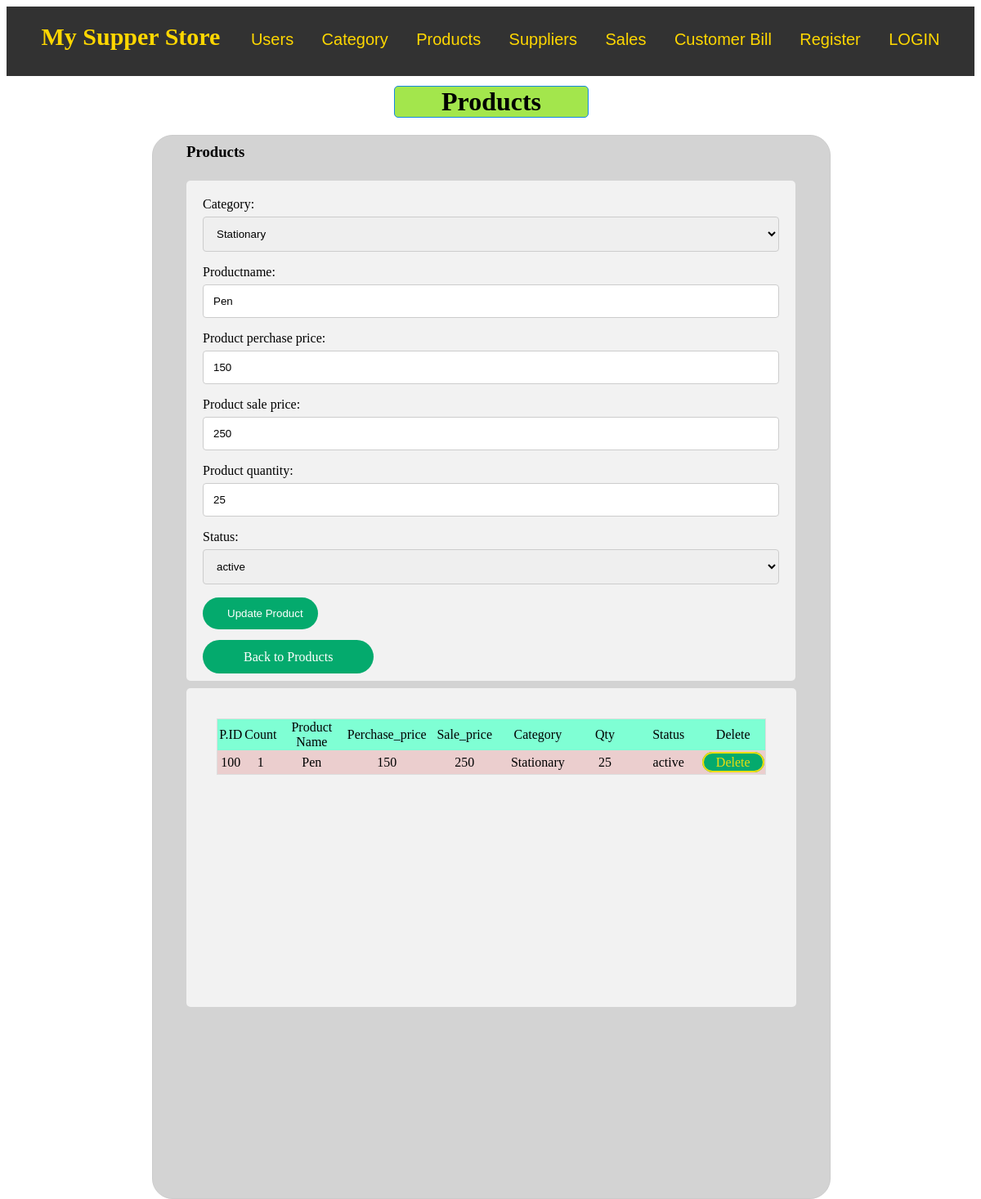
/products/100, run on the app's committed database.
### members/models.py (models this page shows, shortened)
class Products(models.Model):
    category=models.CharField(max_length=255)
    productname=models.CharField(max_length=255)
    product_perchase_price=models.CharField(max_length=255)
    product_sale_price=models.CharField(max_length=255)
    product_quantity=models.CharField(max_length=255)
    product_status=models.CharField(max_length=255)
    is_deleted = models.BooleanField(default=False)
    product_slug=AutoSlugField(populate_from="productname",unique=True,null=True,default=None)

class Category(models.Model):
    category_name=models.CharField(max_length=255)
    is_deleted = models.BooleanField(default=False)

### members/views.py (the view)
# urls.py: path("products/<int:id>",views.show,name="show"),
def show(request,id):
    error1=False
    error=False
    msg=False
    try:
        if request.method == 'POST':
          form =Products_form(request.POST) # Return form to html and also input data to form.
          category_name=str(request.POST.get('category_name')).capitalize()
          productname=str(request.POST.get('productname')).capitalize()
          product_perchase_price=str(request.POST.get('product_perchase_price')).capitalize()
          product_sale_price=str(request.POST.get('product_sale_price')).capitalize()
          product_quantity=(request.POST.get('product_quantity'))
          product_status=(request.POST.get('status'))
          rows_affected = Products.objects.select_for_update().filter(id=id, is_deleted=False).update(productname=productname,product_perchase_price= product_perchase_price,product_sale_price=product_sale_price,category=category_name,product_quantity=product_quantity,product_status=product_status)
          if rows_affected == 0:
             error=True
          else:
             msg=True
          data = {'error':error,'msg':msg}
          return redirect('products', data)
        else:
            form = Products_form()
    except:
            pass
    mycategory = Category.objects.filter(is_deleted=False).values()
    mydata = Products.objects.filter(id=id, is_deleted=False).values()
    for x in mydata:
      value1=x['category']
      value2=x['productname']
      value3=x['product_perchase_price']
      value4=x['product_sale_price']
      value5=x['product_quantity']
      value6=x['product_status']
    form.fields['productname'].widget.attrs['value'] = value2
    form.fields['product_perchase_price'].widget.attrs['value'] = value3
    form.fields['product_sale_price'].widget.attrs['value'] = value4
    form.fields['product_quantity'].widget.attrs['value'] = value5
    data={'form':form ,'myproducts':mydata,'error':error,'msg':msg,'error1':error1,'mycategory':mycategory,'value1':value1,'value6':value6, 'update_mode': True }
    return render(request,'products.html',data)

### members/forms.py
class Products_form(forms.Form):
    productname=forms.CharField(max_length=255)
    product_perchase_price=forms.CharField( max_length=255)
    product_sale_price=forms.CharField( max_length=255)
    product_quantity=forms.CharField( max_length=12)

### templates/products.html (shortened to what this page needs)
{% extends "master1.html" %}
{% block content %}
<div style="height:1300px">
  <h1 style="text-align:center;margin-left:40%;margin-top:1% ;background-color:rgb(163, 230, 76);
  border: 1px solid rgb(19, 135, 230); width:20%;
  border-radius: 5px;">Products</h1>
  <div style="width:70% ; background-color:lightgray; margin-left:15% ;
    margin-top:1% ; height:100% ;border: 1px solid #ccc;
    border-radius: 25px; ">
    <h3 style="text-align:left;margin-left:5% ;margin-top:1% ;"> Products </h3>
    {% if search_mode %}
    {% else %}
    <div class="container" style="width:85% ;;margin-left:5% ;margin-top:3%;">
      <form method='post'>
        <label for="category_name">Category:</label>
        <select name="category_name" id="category_name" required>
          {% for x in mycategory %}
          <option value="{{ x.category_name }}" {% if x.category_name == value1%} selected="selected" {% endif %}>{{x.category_name }}</option>
          {% endfor %}
        </select>
        {{form}}
        <label for="status">Status:</label>
        <select name="status" id="status" required='True'>
          {% if update_mode %}
          <option value="{{value6}}"> {{value6}} </option>
          {% else %}
          <option value="">Select</option>
          <option value="active">active </option>
          <option value="inactive">Inactive </option>
          {% endif %}
        </select>
        <input type="submit" name='saveproduct' style="" {% if update_mode %}value="Update Product" {% else %}
          value="Save Product" {% endif %}>
      </form>
      <a name="reset" href="/products/">{% if update_mode %}Back to Products {% else %}Reset{% endif %}</a>
    </div>
    {% endif %}
    <div class="container1" style="width:90% ;height:30%;margin-left:5% ;margin-top:1%;overflow-x: hidden">
      <table style="width:90%;margin:5%;">
        <thead>
          <tr>
            <td style="width:5% ;background-color: aquamarine;"> P.ID </td>
            <td style="width:5%;background-color: aquamarine;"> Count </td>
            <td style="background-color: aquamarine;"> Product Name </td>
            <td style="background-color: aquamarine;"> Perchase_price </td>
            <td style="background-color: aquamarine;"> Sale_price </td>
            <td style="background-color: aquamarine;"> Category </td>
            <td style="background-color: aquamarine;"> Qty </td>
            <td style="background-color: aquamarine;"> Status </td>
            <td style="background-color: aquamarine;"> Delete </td>
          </tr>
        </thead>
        {% for x in myproducts %}
        <tr style="text-align:center ; margin-top:25px ;">
          <td style="width:5%"> <a href={%url 'show' id=x.id %}>{{ x.id }}</a> </td>
          <td style="width:5%"><a href={%url 'show' id=x.id %}>{{ forloop.counter }}</a> </td>
          <td> <a href={%url 'show' id=x.id %}>{{ x.productname }}</a> </td>
          <td><a href={%url 'show' id=x.id %}>{{ x.product_perchase_price }}</a> </td>
          <td><a href={%url 'show' id=x.id %}>{{ x.product_sale_price }}</a> </td>
          <td> <a href={%url 'show' id=x.id %}>{{ x.category }}</a> </td>
          <td> <a href={%url 'show' id=x.id %}>{{ x.product_quantity }}</a> </td>
          <td> <a href={%url 'show' id=x.id %}>{{ x.product_status }}</a> </td>
          <td> <a onclick="return confirm('Are you sure you want to delete this?')" name="navlink" style=" " href={%
              url 'delete_pro' id=x.id %}>Delete </td>
        </tr>
        {%empty%}
        <h3 style="padding-left:5% ;">No Data Found <h3>
            {% endfor %}
      </table>
    </div>
  </div>
</div>
  {% endblock content %}

### static/main.css (style rules this page uses)
input[type=text], select, textarea { width: 100%; padding: 12px; border: 1px solid #ccc; border-radius: 4px; box-sizing: border-box; margin-top: 6px; margin-bottom: 16px; resize: vertical }
input[type=submit] { width: 20%; background-color: #04AA6D; color: white; padding: 12px 30px 12px 30px; border: none; border-radius: 25px; cursor: pointer; margin-bottom: 25px; text-align: center; }
a[name=reset] { width: 30%; background-color: #04AA6D; color: white; padding: 12px 50px 12px 50px; border: none; border-radius: 25px; cursor: pointer; text-decoration: none; text-align: center; }
a[name=navlink] { width: 100%; background-color: #04AA6D; color: rgb(236, 222, 15); padding: 2px 15px 2px 15px; border-color:#9b6d31; border-radius: 4px; cursor: pointer; text-decoration: none; border: 2px solid; border-radius: 15px; }
.container { border-radius: 5px; background-color: #f2f2f2; padding: 20px; }
.container1 { border-radius: 5px; background-color: #f2f2f2; }
table { border-collapse: collapse; border-spacing: 0; margin-left:0%; width: 100%; border: 1px solid #ddd; }
table a { text-decoration: none; color: black; }
td { text-align: left; padding: 1px; text-align:center; width:15% }
thead { background-color: aquamarine; }
tr { text-align:center; width:15%; height: 30px; }
tr:nth-child(odd) { background-color: #ebcece; text-align:center ; margin-top:25px }

### data on the page
Products: category_name "Stationary", productname "Pen", product_perchase_price "150", product_sale_price "250", product_quantity "25", status "active", id "100", category "Stationary", product_status "active"
